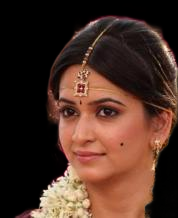
#> input picture mugshot1_no_bg.png, 178 x 218 px, found by its file name
$ python detect_edges.py
#> lines starting #> are read from the running program, lines starting #| are printed output that depends on the picture; after the words box and inside, x2 and y2 are one past the last pixel; in counts of white or black regions, pixels touching at a corner belong together
#!/usr/bin/env python3
"""
Edge detection and polygon generation from background-removed image.
Generates a single polygon outline in SVG format.
"""

import cv2
import numpy as np
from pathlib import Path
import sys

def detect_edges_to_polygon(input_path: str, output_svg: str, epsilon_factor=0.004):
    """
    Detect edges and create a simplified polygon from transparent image.

    Args:
        input_path: Path to PNG with transparency
        output_svg: Output SVG file path
        epsilon_factor: Approximation accuracy (lower = more detail)
    """
#> called with input_path = './mugshot1_no_bg.png', output_svg = 'mugshot1_no_bg.svg', epsilon_factor = 0.004
    print(f"Processing: {input_path}")

    # Load image
    image = cv2.imread(input_path, cv2.IMREAD_UNCHANGED)
#> image is the input picture: shape (218, 178, 4); mean B, G, R, A 37.9, 48.9, 76.2, 143.7

    if image is None:
        print(f"Error: Could not load image")
        return False

    height, width = image.shape[:2]
#> height = 218; width = 178
    print(f"Image size: {width}x{height}")
#| Image size: 178x218

    # Extract alpha channel (transparency)
    if image.shape[2] == 4:
        alpha = image[:, :, 3]
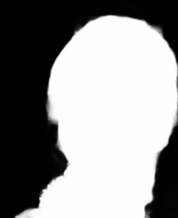
#> alpha: shape (218, 178); min 0, max 255, mean 143.7
    else:
        # If no alpha, convert to grayscale and threshold
        gray = cv2.cvtColor(image, cv2.COLOR_BGR2GRAY)
        _, alpha = cv2.threshold(gray, 1, 255, cv2.THRESH_BINARY)

    # Ensure we capture all non-transparent pixels accurately
    # Use a very low threshold to detect any non-zero alpha
    _, binary_mask = cv2.threshold(alpha, 1, 255, cv2.THRESH_BINARY)
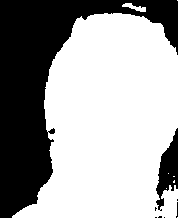
#> binary_mask: shape (218, 178); 63.5% white; 8 black regions (6 under 20 px), largest, box (x1, y1, x2, y2) and area: (0, 0, 178, 218) 13203, (156, 128, 178, 211) 922

    # Optional: Apply slight morphological closing to connect nearby pixels
    # This helps with any small gaps in the alpha channel
    kernel = cv2.getStructuringElement(cv2.MORPH_ELLIPSE, (3, 3))
    binary_mask = cv2.morphologyEx(binary_mask, cv2.MORPH_CLOSE, kernel, iterations=1)
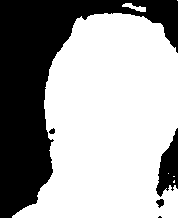
#> binary_mask: shape (218, 178); 63.7% white; 5 black regions (1 under 20 px)

    # Find contours - use CHAIN_APPROX_SIMPLE to capture corner points only
    contours, _ = cv2.findContours(binary_mask, cv2.RETR_EXTERNAL, cv2.CHAIN_APPROX_SIMPLE)
#> contours = 6 contours, 4 with area under 20; largest, box (x1, y1, x2, y2) and area: (12, 13, 178, 218) 24318, (122, 3, 146, 12) 75

    if not contours:
        print("Error: No contours found")
        return False

    # Get the largest contour (main subject)
    largest_contour = max(contours, key=cv2.contourArea)
#> largest_contour = contour of 228 points, box (x1, y1, x2, y2) (12, 13, 178, 218), area 24318
    print(f"Found contour with {len(largest_contour)} points")
#| Found contour with 228 points

    # Approximate the contour to reduce points (Douglas-Peucker algorithm)
    epsilon = epsilon_factor * cv2.arcLength(largest_contour, True)
#> epsilon = 3.13
    simplified_contour = cv2.approxPolyDP(largest_contour, epsilon, True)
#> simplified_contour = contour of 22 points, box (x1, y1, x2, y2) (12, 13, 178, 218), area 24166
    print(f"Simplified to {len(simplified_contour)} points")
#| Simplified to 22 points

    # Convert to polygon points
    points = simplified_contour.reshape(-1, 2)
#> points = 22 rows, first 8: [160, 23], [121, 13], [76, 19], [71, 35], [52, 61], [45, 87], [46, 129], [54, 140]

    # Normalize coordinates to 0-100 range
    normalized_points = []
    for x, y in points:
        norm_x = (x / width) * 100
        norm_y = (y / height) * 100
        normalized_points.append((norm_x, norm_y))
#> this loop made 22 passes
#> (x, y, norm_x, norm_y) on passes 1 to 12: (160, 23, 89.89, 10.55), (121, 13, 67.98, 5.96), (76, 19, 42.7, 8.72), (71, 35, 39.89, 16.06), (52, 61, 29.21, 27.98), (45, 87, 25.28, 39.91), (46, 129, 25.84, 59.17), (54, 140, 30.34, 64.22), (49, 150, 27.53, 68.81), (53, 172, 29.78, 78.9), (40, 188, 22.47, 86.24), (37, 202, 20.79, 92.66)
#> after the loop, normalized_points = 22 items, first 6: (89.89, 10.55), (67.98, 5.96), (42.7, 8.72), (39.89, 16.06), (29.21, 27.98), (25.28, 39.91)

    # Generate SVG with normalized coordinates
    svg_points = " ".join([f"{x:.2f},{y:.2f}" for x, y in normalized_points])

    # Generate circle elements for each vertex (normalized coordinates)
    circles = "\n  ".join([f'<circle cx="{x:.2f}" cy="{y:.2f}" r="1.5" fill="white" stroke="black" stroke-width="0.3"/>'
                           for x, y in normalized_points])

    svg_content = f'''<?xml version="1.0" encoding="UTF-8"?>
<svg width="{width}" height="{height}" viewBox="0 0 100 100" xmlns="http://www.w3.org/2000/svg" preserveAspectRatio="none">
  <polygon points="{svg_points}"
           fill="none"
           stroke="red"
           stroke-width="0.5"
           vector-effect="non-scaling-stroke"/>
  {circles}
</svg>'''

    # Save SVG
    with open(output_svg, 'w') as f:
        f.write(svg_content)

    print(f"✓ Saved polygon to: {output_svg}")
    print(f"  Polygon has {len(points)} vertices")
#|   Polygon has 22 vertices

    return True

def main():
    if len(sys.argv) < 2:
        input_path = "./mugshot1_no_bg.png"
    else:
        input_path = sys.argv[1]

    if not Path(input_path).exists():
        print(f"Error: Input file '{input_path}' not found")
        print("Run 'npm run test:bg' first to generate the image")
        sys.exit(1)

    # Generate output filename
    input_file = Path(input_path)
    output_svg = str(input_file.with_suffix('.svg'))

    success = detect_edges_to_polygon(input_path, output_svg)

    if success:
        print("\n✓ Done! Run 'npm run view:edges' to see the result")

    sys.exit(0 if success else 1)
#> (the program exits here)

$ run again, with mugshot1_enhanced.png copied over mugshot1_no_bg.png
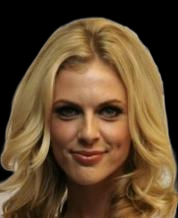
#> input picture mugshot1_enhanced.png, 178 x 218 px, found by its file name
#> in detect_edges_to_polygon, image is the input picture: shape (218, 178, 4); mean B, G, R, A 45, 72.3, 96.7, 189.8
#| Image size: 178x218
#> in detect_edges_to_polygon, `alpha = image[:, :, 3]`:
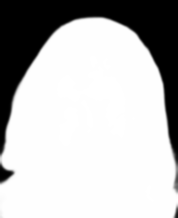
#> alpha: shape (218, 178); min 0, max 255, mean 189.8
#> in detect_edges_to_polygon, `_, binary_mask = cv2.threshold(alpha, 1, 255, cv2.THRESH_BINARY)`:
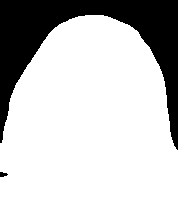
#> binary_mask: shape (218, 178); 77.6% white; 2 black regions, box (x1, y1, x2, y2) and area: (0, 0, 178, 150) 8655, (0, 172, 8, 177) 29
#> contours = 1 contour; box (x1, y1, x2, y2) and area: (0, 15, 178, 218) 29798
#> largest_contour = contour of 179 points, box (x1, y1, x2, y2) (0, 15, 178, 218), area 29798
#| Found contour with 179 points
#> epsilon = 2.79
#> simplified_contour = contour of 16 points, box (x1, y1, x2, y2) (0, 16, 178, 218), area 29744
#| Simplified to 16 points
#> points = 16 rows, first 8: [59, 24], [27, 65], [10, 98], [0, 143], [0, 171], [8, 174], [0, 177], [0, 217]
#> the loop in detect_edges_to_polygon, `for x, y in points:` made 16 passes
#> (x, y, norm_x, norm_y) on passes 1 to 8: (59, 24, 33.15, 11.01), (27, 65, 15.17, 29.82), (10, 98, 5.62, 44.95), (0, 143, 0, 65.6), (0, 171, 0, 78.44), (8, 174, 4.49, 79.82), (0, 177, 0, 81.19), (0, 217, 0, 99.54)
#> after the loop in detect_edges_to_polygon, `for x, y in points:`: normalized_points = [(33.15, 11.01), (15.17, 29.82), (5.62, 44.95), (0, 65.6), (0, 78.44), (4.49, 79.82), (0, 81.19), (0, 99.54), (99.44, 99.54), (99.44, 68.81), (94.94, 60.09), (91.57, 35.32), (83.71, 21.56), (74.16, 12.39), (60.11, 7.34), (43.82, 7.34)]
#|   Polygon has 16 vertices

$ run again, with mugshot1_ensemble.png copied over mugshot1_no_bg.png
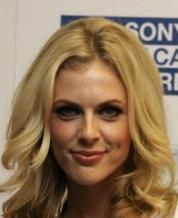
#> input picture mugshot1_ensemble.png, 178 x 218 px, found by its file name
#> in detect_edges_to_polygon, image is the input picture: shape (218, 178, 4); mean B, G, R, A 87.4, 116.8, 143.1, 190.1
#| Image size: 178x218
#> in detect_edges_to_polygon, `alpha = image[:, :, 3]`:
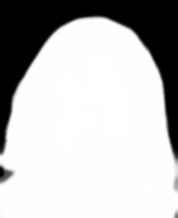
#> alpha: shape (218, 178); min 0, max 255, mean 190.1
#> in detect_edges_to_polygon, `_, binary_mask = cv2.threshold(alpha, 1, 255, cv2.THRESH_BINARY)`:
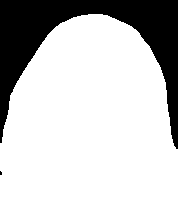
#> binary_mask: shape (218, 178); 78% white; 2 black regions (1 under 20 px), largest, box (x1, y1, x2, y2) and area: (0, 0, 178, 149) 8515
#> contours = 1 contour; box (x1, y1, x2, y2) and area: (0, 14, 178, 218) 29966
#> largest_contour = contour of 172 points, box (x1, y1, x2, y2) (0, 14, 178, 218), area 29966
#| Found contour with 172 points
#> epsilon = 2.75
#> simplified_contour = contour of 13 points, box (x1, y1, x2, y2) (0, 15, 178, 218), area 29958
#| Simplified to 13 points
#> points = 13 rows, first 8: [60, 23], [42, 42], [10, 95], [0, 143], [0, 217], [177, 217], [177, 149], [170, 134]
#> the loop in detect_edges_to_polygon, `for x, y in points:` made 13 passes
#> (x, y, norm_x, norm_y) on passes 1 to 8: (60, 23, 33.71, 10.55), (42, 42, 23.6, 19.27), (10, 95, 5.62, 43.58), (0, 143, 0, 65.6), (0, 217, 0, 99.54), (177, 217, 99.44, 99.54), (177, 149, 99.44, 68.35), (170, 134, 95.51, 61.47)
#> after the loop in detect_edges_to_polygon, `for x, y in points:`: normalized_points = [(33.71, 10.55), (23.6, 19.27), (5.62, 43.58), (0, 65.6), (0, 99.54), (99.44, 99.54), (99.44, 68.35), (95.51, 61.47), (92.7, 37.61), (83.71, 21.1), (73.6, 11.93), (60.11, 6.88), (45.51, 6.88)]
#|   Polygon has 13 vertices
